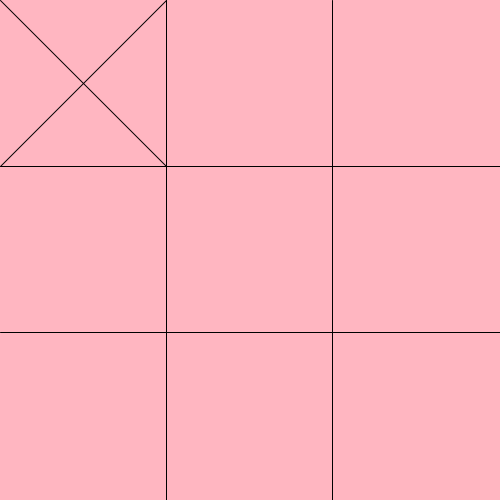
Frame 1 (no input)
Frame 60 (the mouse pressed at the canvas centre just before this capture): identical to frame 1, image omitted
Frame 120 (the mouse held since frame 60 and released just before this capture): identical to frame 1, image omitted

The Processing sketch that drew this single still picture (run headless with seeded random() and noise(); from frame 60 on, the mouse is pressed at the canvas centre):

// Processing sketch: tic_tac_toe
// ── tic_tac_toe.pde
void setup() {
  size(500, 500);    //canvas size 500x500 pixels 
  drawBoard(); 
  computerTurn(); // computer makes first move
}

void draw() {
}

// ── board.pde
char[][] board = new char[3][3];   //2D array
boolean gameEnded = false;            //tracks if game has ended

void keyPressed() {                 // whenever a key is pressed
  if (key >= '0' && key <= '8') {        //checks if key pressed is between 0 to 8 
    int square = key - '0';         // converts key to a square number
    if (SquareEmpty(square)) {         //checks if square is empty 
      userTurn(square);                 //if square is empty, user marks the square
      if (!checkWin()) {                // checks if user won after turn
        if (BoardFull()) {                //checks if board is full
          println("No one has won. It's a draw!");         
        } else {
          computerTurn();                      // computer take turn if game is still on
          if (!checkWin()) {                   // checks if computer won after turn
            println("Game is still in play.");         //if not game is still on
          }
        }
      }
    } else {                                             //if square taken 
      println("Square already taken. Try another.");     
    }
  } else {                                                //if right key was not pressed
    println("You did not press a number between 0-8. Game still in progress.");
  }
}

void computerTurn() {            //handles computer
  if (gameEnded) return;                  
  for (int i = 0; i < grid ; i++) {                 
    for (int j = 0; j < grid; j++) {
      if (board[i][j] == '\0') {                    //if the square is empty put "X"
        board[i][j] = 'X';                      //draw "x"
        drawX(i, j);
        return;
      }
    }
  }
}

void userTurn(int square) {             //handles user turn
  if (gameEnded) {                       //if game ends print statement
    println("The game has ended. Please restart to play again.");
    return;
  }
  int row = square / grid;                 
  int col = square % grid;
  board[row][col] = 'O';                //draw "O"
  drawO(row, col);
}

boolean  SquareEmpty(int square) {      //handles empty square
  int row = square / grid;
  int col = square % grid;
  return board[row][col] == '\0';
}

boolean BoardFull() {               //handles if board is full
  for (int i = 0; i < grid; i++) {
    for (int j = 0; j < grid; j++) {
      if (board[i][j] == '\0') {
        return false;
      }
    }
  }
  return true;
}

boolean checkWin() {
    char winner = '\0'; 
    for (int i = 0; i < grid + 2; i++) {
        switch (i) {
            case 0:
                if (board[0][0] != '\0' && board[0][0] == board[1][1] && board[1][1] == board[2][2]) {
                    winner = board[0][0]; // Main diagonal
                }
                break;
            case 1:
                if (board[0][2] != '\0' && board[0][2] == board[1][1] && board[1][1] == board[2][0]) {
                    winner = board[0][2]; // Anti-diagonal
                }
                break;
            default:
                int index = i - 2;
                if (board[index][0] != '\0' && board[index][0] == board[index][1] && board[index][1] == board[index][2]) {
                    winner = board[index][0]; // Rows
                } else if (board[0][index] != '\0' && board[0][index] == board[1][index] && board[1][index] == board[2][index]) {
                    winner = board[0][index]; // Columns
                }
                break;
        }
        if (winner != '\0') {
            println(winner + " wins!");
            gameEnded = true;
            return true;
        }
    }
    
    return false;
}

// ── constants.pde
final int size = 500;      
final int grid = 3;           //grid size 3x3
final int cell = size / grid;     //calulates the size of each cell in the grid

// ── shapes.pde
void drawBoard() {
  background(255, 182, 193);   //color (bubble gum)
  stroke(0);           //color of grid lines
  for (int i = 1; i < grid; i++) {        //loops though t
    line(i * cell, 0, i * cell, size);      // virtcle line
    line(0, i * cell, size, i * cell);      //horizontal line
  }
}

void drawX(int row, int col) {             //"X"
  int x1 = col * cell;            //top left corner
  int y1 = row * cell;
  int x2 = x1 + cell;             //bottom right corner
  int y2 = y1 + cell;
  line(x1, y1, x2, y2);                
  line(x1, y2, x2, y1);                
}

void drawO(int row, int col) {                 //"O"
  int x = col * cell + cell / 2;     //center sqaure
  int y = row * cell + cell / 2;
  ellipse(x, y, cell * 1.0, cell * 1.0);       //draws circle centerd in square
}
